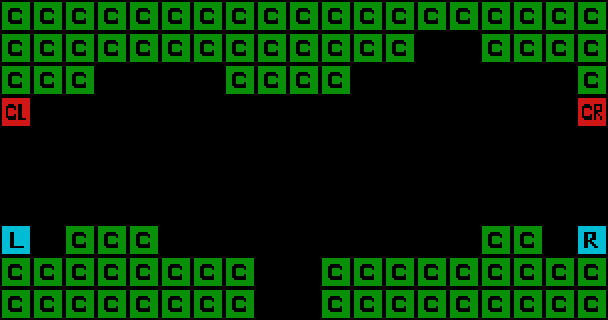

Rendered tile map (Tiled .tmx) drawn with the repository's tilesets; below, a short description and the full map source, tile grids included:
An orthogonal 19x10 tile map with 32x32 px tiles, 1 tile layer (Tile Layer), 2 tilesets.

<map version="1.0" orientation="orthogonal" renderorder="right-up" width="19" height="10" tilewidth="32" tileheight="32" nextobjectid="18">
 <tileset firstgid="1" name="templateTiles" tilewidth="32" tileheight="32">
  <image source="../templateTiles.png" width="128" height="64" />
 </tileset>
 <tileset firstgid="9" name="templateObjects" tilewidth="32" tileheight="32">
  <image source="../templateObjects.png" width="128" height="64" />
 </tileset>
 <layer name="Tile Layer" width="19" height="10">
  <data>
   <tile gid="1" />
   <tile gid="1" />
   <tile gid="1" />
   <tile gid="1" />
   <tile gid="1" />
   <tile gid="1" />
   <tile gid="1" />
   <tile gid="1" />
   <tile gid="1" />
   <tile gid="1" />
   <tile gid="1" />
   <tile gid="1" />
   <tile gid="1" />
   <tile gid="1" />
   <tile gid="1" />
   <tile gid="1" />
   <tile gid="1" />
   <tile gid="1" />
   <tile gid="1" />
   <tile gid="1" />
   <tile gid="1" />
   <tile gid="1" />
   <tile gid="1" />
   <tile gid="1" />
   <tile gid="1" />
   <tile gid="1" />
   <tile gid="1" />
   <tile gid="1" />
   <tile gid="1" />
   <tile gid="1" />
   <tile gid="1" />
   <tile gid="1" />
   <tile gid="0" />
   <tile gid="0" />
   <tile gid="1" />
   <tile gid="1" />
   <tile gid="1" />
   <tile gid="1" />
   <tile gid="1" />
   <tile gid="1" />
   <tile gid="1" />
   <tile gid="0" />
   <tile gid="0" />
   <tile gid="0" />
   <tile gid="0" />
   <tile gid="1" />
   <tile gid="1" />
   <tile gid="1" />
   <tile gid="1" />
   <tile gid="0" />
   <tile gid="0" />
   <tile gid="0" />
   <tile gid="0" />
   <tile gid="0" />
   <tile gid="0" />
   <tile gid="0" />
   <tile gid="1" />
   <tile gid="4" />
   <tile gid="0" />
   <tile gid="0" />
   <tile gid="0" />
   <tile gid="0" />
   <tile gid="6" />
   <tile gid="0" />
   <tile gid="0" />
   <tile gid="0" />
   <tile gid="0" />
   <tile gid="0" />
   <tile gid="0" />
   <tile gid="0" />
   <tile gid="0" />
   <tile gid="0" />
   <tile gid="0" />
   <tile gid="0" />
   <tile gid="0" />
   <tile gid="5" />
   <tile gid="0" />
   <tile gid="0" />
   <tile gid="0" />
   <tile gid="0" />
   <tile gid="0" />
   <tile gid="0" />
   <tile gid="0" />
   <tile gid="0" />
   <tile gid="0" />
   <tile gid="0" />
   <tile gid="0" />
   <tile gid="0" />
   <tile gid="0" />
   <tile gid="0" />
   <tile gid="0" />
   <tile gid="0" />
   <tile gid="0" />
   <tile gid="0" />
   <tile gid="0" />
   <tile gid="0" />
   <tile gid="0" />
   <tile gid="0" />
   <tile gid="0" />
   <tile gid="0" />
   <tile gid="0" />
   <tile gid="0" />
   <tile gid="0" />
   <tile gid="0" />
   <tile gid="0" />
   <tile gid="0" />
   <tile gid="0" />
   <tile gid="0" />
   <tile gid="0" />
   <tile gid="0" />
   <tile gid="0" />
   <tile gid="0" />
   <tile gid="0" />
   <tile gid="0" />
   <tile gid="0" />
   <tile gid="0" />
   <tile gid="0" />
   <tile gid="0" />
   <tile gid="0" />
   <tile gid="0" />
   <tile gid="0" />
   <tile gid="0" />
   <tile gid="0" />
   <tile gid="0" />
   <tile gid="0" />
   <tile gid="0" />
   <tile gid="0" />
   <tile gid="0" />
   <tile gid="0" />
   <tile gid="0" />
   <tile gid="0" />
   <tile gid="0" />
   <tile gid="0" />
   <tile gid="2" />
   <tile gid="0" />
   <tile gid="1" />
   <tile gid="1" />
   <tile gid="1" />
   <tile gid="0" />
   <tile gid="0" />
   <tile gid="0" />
   <tile gid="0" />
   <tile gid="0" />
   <tile gid="0" />
   <tile gid="0" />
   <tile gid="0" />
   <tile gid="0" />
   <tile gid="0" />
   <tile gid="1" />
   <tile gid="1" />
   <tile gid="0" />
   <tile gid="3" />
   <tile gid="1" />
   <tile gid="1" />
   <tile gid="1" />
   <tile gid="1" />
   <tile gid="1" />
   <tile gid="1" />
   <tile gid="1" />
   <tile gid="1" />
   <tile gid="0" />
   <tile gid="0" />
   <tile gid="1" />
   <tile gid="1" />
   <tile gid="1" />
   <tile gid="1" />
   <tile gid="1" />
   <tile gid="1" />
   <tile gid="1" />
   <tile gid="1" />
   <tile gid="1" />
   <tile gid="1" />
   <tile gid="1" />
   <tile gid="1" />
   <tile gid="1" />
   <tile gid="1" />
   <tile gid="1" />
   <tile gid="1" />
   <tile gid="1" />
   <tile gid="0" />
   <tile gid="0" />
   <tile gid="1" />
   <tile gid="1" />
   <tile gid="1" />
   <tile gid="1" />
   <tile gid="1" />
   <tile gid="1" />
   <tile gid="1" />
   <tile gid="1" />
   <tile gid="1" />
  </data>
 </layer>
 <objectgroup name="Object Layer" />
</map>
